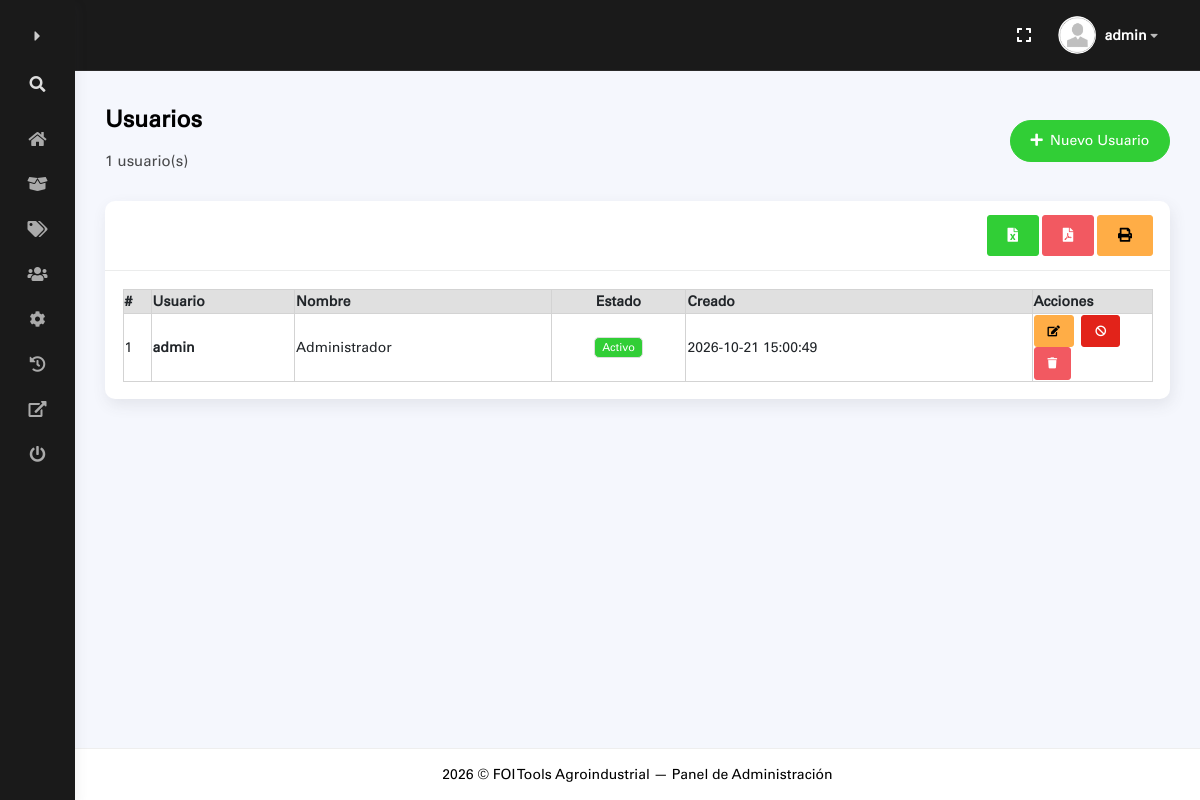
The page /admin/index.php?a=usuarios (signed in) on the database its author committed.
### tables this page shows
CREATE TABLE IF NOT EXISTS `usuarios` (
    `id`         INT UNSIGNED  NOT NULL AUTO_INCREMENT,
    `usuario`    VARCHAR(60)   NOT NULL,
    `pass_hash`  VARCHAR(255)  NOT NULL,
    `nombre`     VARCHAR(100)  NOT NULL DEFAULT '',
    `activo`     TINYINT(1)    NOT NULL DEFAULT 1,
    `created_at` TIMESTAMP     NOT NULL DEFAULT CURRENT_TIMESTAMP,
    PRIMARY KEY (`id`),
    UNIQUE KEY `uq_usuarios_usuario` (`usuario`)
);

### admin/usuarios.php (the view, shortened to what this page needs)
<?php
$pdo = Conexion::get();
$usuarios = $pdo->query(
    'SELECT id, usuario, nombre, activo, created_at FROM usuarios ORDER BY id ASC'
)->fetchAll();
?>
<div class="container">
    <div class="page-inner">
        <div class="d-flex align-items-left align-items-md-center flex-column flex-md-row pt-2 pb-4">
            <div>
                <h3 class="fw-bold mb-3">Usuarios</h3>
                <h6 class="op-7 mb-2"><?= count($usuarios) ?> usuario(s)</h6>
            </div>
            <div class="ms-md-auto py-2 py-md-0">
                <button class="btn btn-success btn-round" onclick="abrirModalNuevoUsuario()">
                    <i class="fas fa-plus me-1"></i> Nuevo Usuario
                </button>
            </div>
        </div>
        <div class="card">
            <div class="card-header d-flex justify-content-between align-items-center flex-wrap gap-2">
                <div class="d-flex gap-1">
                    <button onclick="exportarExcelDataTables('usuarios','tablaUsuarios')" class="btn btn-success" title="Exportar Excel">
                        <i class="fas fa-file-excel"></i>
                    </button>
                    <button onclick="exportarPdfDataTables('Usuarios','usuarios','tablaUsuarios')" class="btn btn-danger" title="Exportar PDF">
                        <i class="fas fa-file-pdf"></i>
                    </button>
                    <button onclick="imprimirPdfDataTables('Usuarios','usuarios','tablaUsuarios')" class="btn btn-warning" title="Imprimir">
                        <i class="fas fa-print"></i>
                    </button>
                </div>
            </div>
            <div class="card-body">
                <div class="table-responsive">
                    <table class="display nowrap w-100" id="tablaUsuarios">
                        <thead class="bg-gray3">
                            <tr>
                                <th>#</th>
                                <th>Usuario</th>
                                <th>Nombre</th>
                                <th class="text-center">Estado</th>
                                <th>Creado</th>
                                <th style="width:120px;">Acciones</th>
                            </tr>
                        </thead>
                        <tbody>
                            <?php foreach ($usuarios as $u): ?>
                            <tr>
                                <td><?= $u['id'] ?></td>
                                <td><strong><?= htmlspecialchars($u['usuario']) ?></strong></td>
                                <td><?= htmlspecialchars($u['nombre']) ?></td>
                                <td class="text-center">
                                    <?php if ($u['activo']): ?>
                                        <span class="badge bg-success">Activo</span>
                                    <?php else: ?>
                                        <span class="badge bg-secondary">Inactivo</span>
                                    <?php endif; ?>
                                </td>
                                <td><?= htmlspecialchars($u['created_at']) ?></td>
                                <td>
                                    <button class="btn btn-sm btn-warning me-1"
                                        onclick="abrirModalEditarUsuario(<?= $u['id'] ?>, '<?= htmlspecialchars($u['usuario'], ENT_QUOTES) ?>', '<?= htmlspecialchars($u['nombre'], ENT_QUOTES) ?>')"
                                        title="Editar">
                                        <i class="fas fa-edit"></i>
                                    </button>
                                    <button class="btn btn-sm <?= $u['activo'] ? 'btn-secondary' : 'btn-success' ?> me-1"
                                        onclick="toggleUsuario(<?= $u['id'] ?>, <?= $u['activo'] ?>)"
                                        title="<?= $u['activo'] ? 'Desactivar' : 'Activar' ?>">
                                        <i class="fas fa-<?= $u['activo'] ? 'ban' : 'check' ?>"></i>
                                    </button>
                                    <button class="btn btn-sm btn-danger"
                                        onclick="eliminarUsuario(<?= $u['id'] ?>, '<?= htmlspecialchars($u['usuario'], ENT_QUOTES) ?>')"
                                        title="Eliminar">
                                        <i class="fas fa-trash"></i>
                                    </button>
                                </td>
                            </tr>
                            <?php endforeach; ?>
                        </tbody>
                    </table>
                </div>
            </div>
        </div>
    </div>
</div>

### admin/assets/css/admin-custom.css (style rules this page uses)
:root { --foi-rojo: #CC2229; --foi-rojo-hover: #a81b21; --foi-rojo-suave: rgba(204, 34, 41, 0.12); --foi-negro: #1a1a1a; --foi-negro-light: #2a2a2a; --bg-dark: #1a1a1a; }

### rows shown on the page
usuarios: id "1", usuario "admin", nombre "Administrador", activo "Activo", created_at "2026-10-21 15:00:49"

### other values the page prints
$_SESSION['admin_usuario'] "admin"
count($usuarios) "1"
